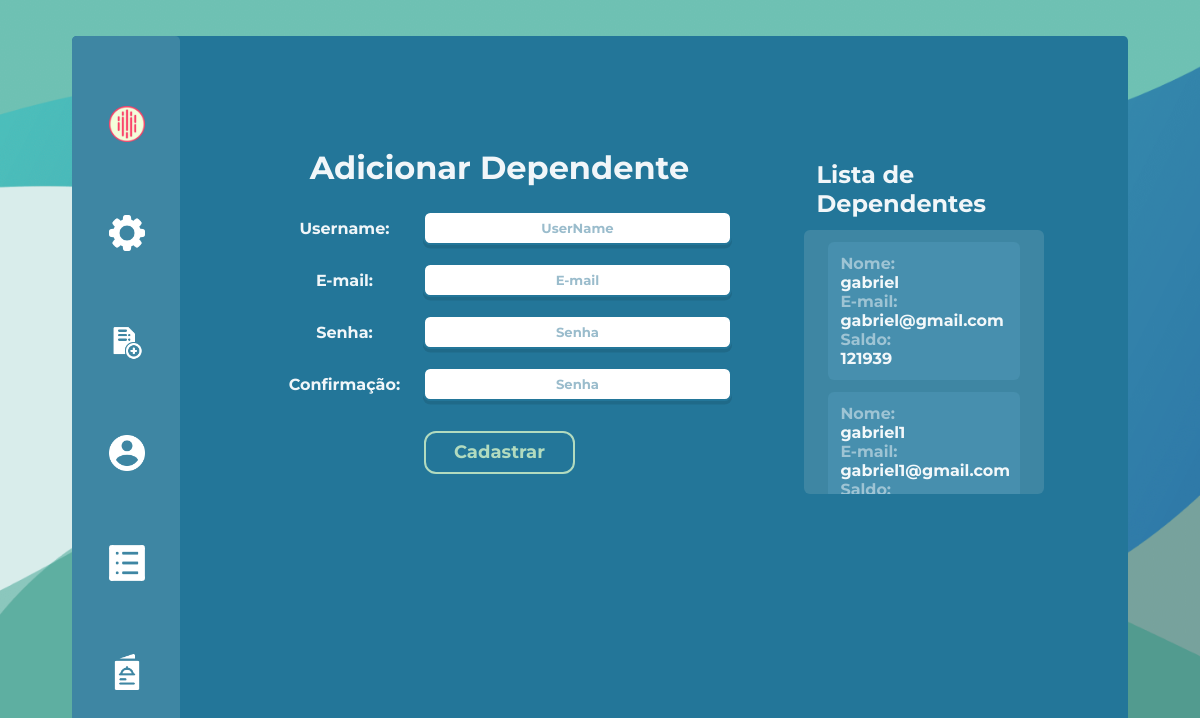
The page /adicionarDependente (signed in) on the database as committed earlier.
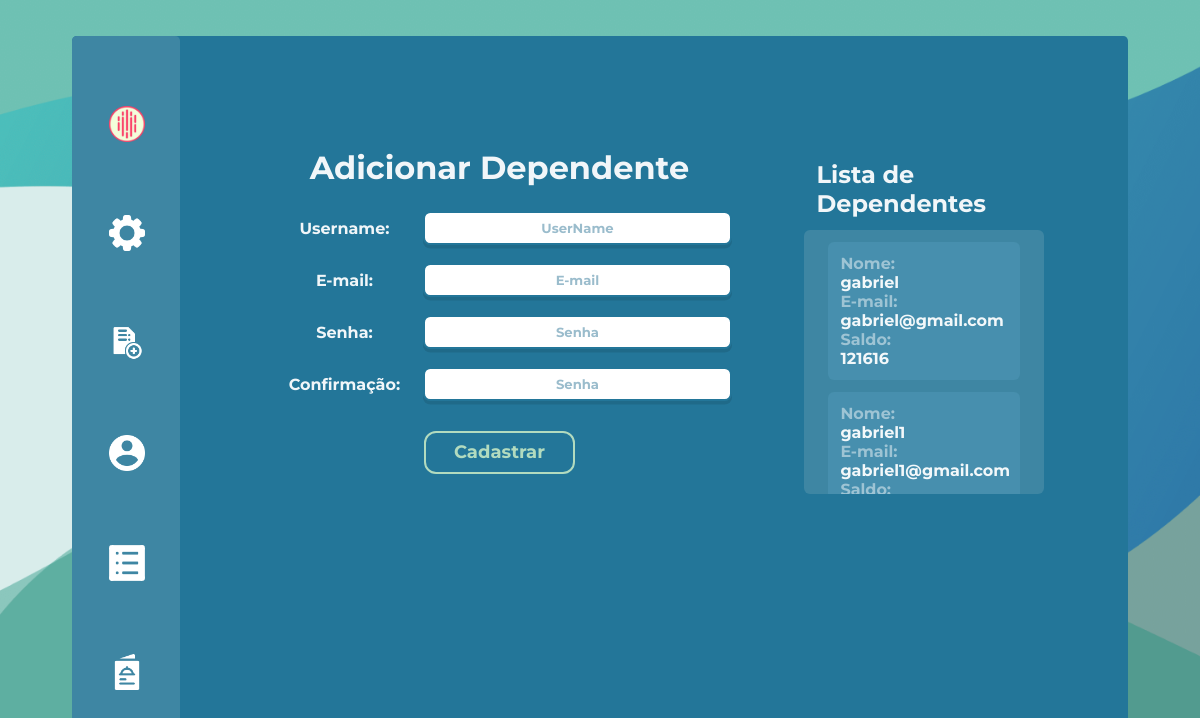
The same page on the database as committed later.
### projeto/models.py (models this page shows, shortened)
class Dependente(db.Model, UserMixin):
    id = db.Column(db.Integer, primary_key=True, autoincrement=True)
    saldo = db.Column(db.Integer, nullable=False, unique=False, default=0)
    usuario = db.Column(db.String(length=30), nullable=False, unique=True)
    email = db.Column(db.String(length=30), nullable=False, unique=True)
    senha = db.Column(db.String(length=30), nullable=False)
    idResponsavel = db.Column(db.Integer)
    imagemPerfil = db.Column(db.LargeBinary)  # ATRIBUTO PARA IMAGEM
    user_type = 'dependente'
    @property
    def senhacrip(self):
        return self.senhacrip

### projeto/routes.py (the view, shortened to what this page needs)
@app.route('/adicionarDependente', methods=['GET', 'POST'])
@login_required
def adicionarDependente():
    form = CadastroForm()
    dependentes = Dependente.query.filter_by(idResponsavel=current_user.id).all()
    return render_template("adicionarDependente.html", form=form, dependentes=dependentes)

### projeto/forms.py (shortened to what this page needs)
class CadastroForm(FlaskForm):
    usuario = StringField(label='Username:', validators=[Length(min=2, max=30), DataRequired()])
    email = StringField(label='E-mail:', validators=[DataRequired()])
    senha1 = PasswordField(label='Senha:', validators=[Length(min=4), DataRequired()])
    senha2 = PasswordField(label='Confirmação:', validators=[DataRequired()])
    submit = SubmitField(label='Cadastrar')

### projeto/models.py (called while the page is built)
@login_manager.user_loader
def load_user(user_id):
    user_type = session.get('user_type')
    if user_type == 'responsavel':
        return Responsavel.query.get(int(user_id))
    elif user_type == 'dependente':
        return Dependente.query.get(int(user_id))
    elif user_type == 'funcionario':
        return Funcionario.query.get(int(user_id))
    return None

### projeto/templates/adicionarDependente.html (shortened to what this page needs)
{% extends 'baseResponsavel.html' %}
    {%block conteudo%}
        <div class="bodyDependente">
            <div class="bodyaddDependente">
                <div class="containerCadastroDependente">
                    <h1>
                        Adicionar Dependente
                    </h1>
                    <form method="POST" class="formsDependente" style="color: whitesmoke;">
                    <div class="flex">
                        {{form.usuario.label(class="labelLogin")}}
                        {{form.usuario(class="formsLoginBox", placeholder="UserName")}}
                    </div>
                    <div class="flex">
                        {{form.email.label(class="labelLogin")}}
                        {{form.email(class="formsLoginBox", placeholder="E-mail")}}
                    </div>
                    <div class="flex">
                        {{form.senha1.label(class="labelLogin")}}
                        {{form.senha1(class="formsLoginBox", placeholder="Senha")}}
                    </div>
                    <div class="flex">
                        {{form.senha2.label(class="labelLogin")}}
                        {{form.senha2(class="formsLoginBox", placeholder="Senha")}}
                    </div>
                        {{form.submit(class="botãoContainer1")}}
                    </form>
                </div>
                <div class="lista">
                    <h1>Lista de Dependentes</h1>
                    <div class="dadosLista">
                    {% for i in dependentes%}
                    <div>
                        <p>Nome: <p class="saldoText">{{ i.usuario}}</p></p>
                        <p>E-mail: <p class="saldoText">{{ i.email}}</p></p>
                        <p>Saldo: <p class="saldoText">{{ i.saldo}}</p></p>
                    </div>
                    {% endfor%}
            </div>
        </div>
    </div>
    {%endblock%}

Rows that differ between the two databases and show on the page:
changed Dependente "gabriel": saldo "121939" → "121616"
